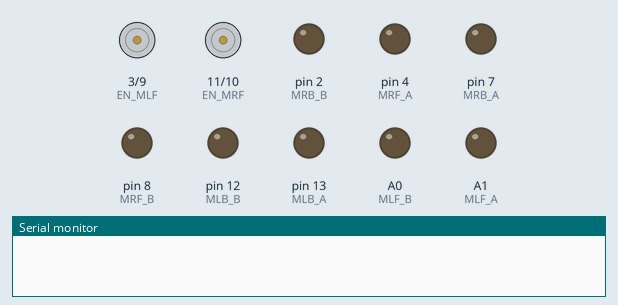
This sketch was run on a simulated Arduino Uno, built with avr-gcc and run on an emulated ATmega328P. Parts: motor-driver pin pairs drawn as motors (green arrow = first pin HIGH = forward, orange = second pin HIGH = backward, longer = more drive), output pins drawn as LEDs (lit = HIGH), the last lines printed to the serial monitor.

Above: at 0.1 s.
At 0.8 s:
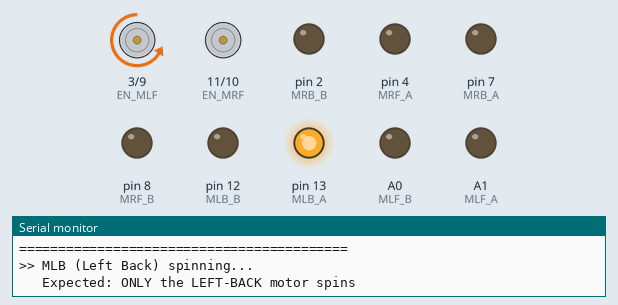
At 4.8 s:
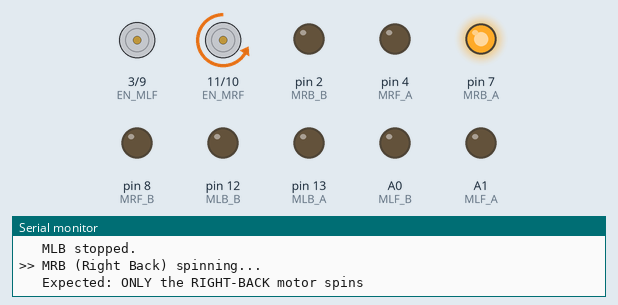
At 8.8 s:
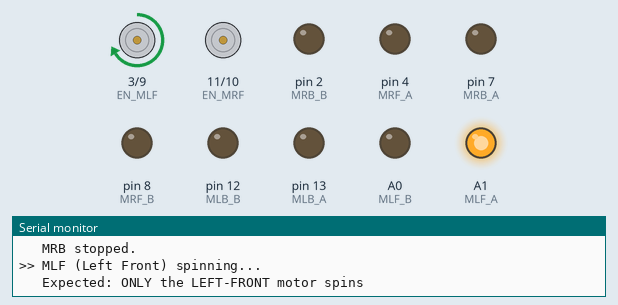
At 12.8 s:
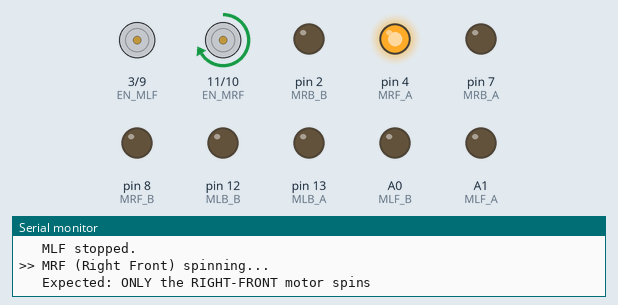
Timing chart, 0 to 17.3 s (numbered marks = the images above):
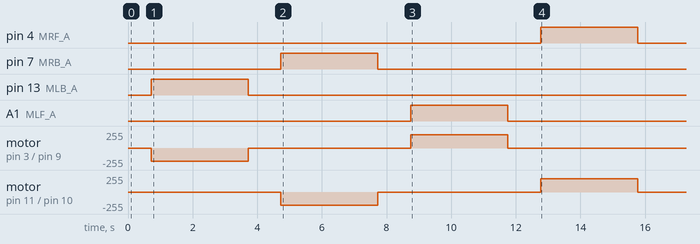

The sketch:

test3_isolation.ino
```cpp
// TEST 3: Motor Isolation
// Spins each motor ALONE for 3 seconds
// All other motors OFF -- if more than one spins, wiring is crossed
//
// REWIRED pin map:
//   MLB: EN=D9,  A=D13, B=D12  (Timer1, polarity reversed)
//   MRB: EN=D10, A=D7,  B=D2   (Timer1)
//   MLF: EN=D3,  A=A1,  B=A0   (Timer2)
//   MRF: EN=D11, A=D4,  B=D8   (Timer2)

const int EN_MLB = 9;   const int MLB_A = 13;  const int MLB_B = 12;
const int EN_MRB = 10;  const int MRB_A = 7;   const int MRB_B = 2;
const int EN_MLF = 3;   const int MLF_A = A1;  const int MLF_B = A0;
const int EN_MRF = 11;  const int MRF_A = 4;   const int MRF_B = 8;

const int allPins[] = {9,10,3,11, 13,12,7,2,A1,A0,4,8};

void allOff() {
  for (int i = 0; i < 12; i++) {
    digitalWrite(allPins[i], LOW);
  }
}

void setup() {
  Serial.begin(9600);
  for (int i = 0; i < 12; i++) {
    pinMode(allPins[i], OUTPUT);
    digitalWrite(allPins[i], LOW);
  }
  delay(500);

  Serial.println("==========================================");
  Serial.println("TEST 3: MOTOR ISOLATION");
  Serial.println("Only ONE motor should spin at a time.");
  Serial.println("If wrong motor spins -> wiring is crossed.");
  Serial.println("==========================================\n");

  // --- MLB (Left Back) ---
  Serial.println(">> MLB (Left Back) spinning...");
  Serial.println("   Expected: ONLY the LEFT-BACK motor spins");
  allOff();
  digitalWrite(MLB_A, HIGH);
  digitalWrite(MLB_B, LOW);
  analogWrite(EN_MLB, 200);
  delay(3000);
  allOff();
  Serial.println("   MLB stopped.\n");
  delay(1000);

  // --- MRB (Right Back) ---
  Serial.println(">> MRB (Right Back) spinning...");
  Serial.println("   Expected: ONLY the RIGHT-BACK motor spins");
  allOff();
  digitalWrite(MRB_A, HIGH);
  digitalWrite(MRB_B, LOW);
  analogWrite(EN_MRB, 200);
  delay(3000);
  allOff();
  Serial.println("   MRB stopped.\n");
  delay(1000);

  // --- MLF (Left Front) ---
  Serial.println(">> MLF (Left Front) spinning...");
  Serial.println("   Expected: ONLY the LEFT-FRONT motor spins");
  allOff();
  digitalWrite(MLF_A, HIGH);
  digitalWrite(MLF_B, LOW);
  analogWrite(EN_MLF, 200);
  delay(3000);
  allOff();
  Serial.println("   MLF stopped.\n");
  delay(1000);

  // --- MRF (Right Front) ---
  Serial.println(">> MRF (Right Front) spinning...");
  Serial.println("   Expected: ONLY the RIGHT-FRONT motor spins");
  allOff();
  digitalWrite(MRF_A, HIGH);
  digitalWrite(MRF_B, LOW);
  analogWrite(EN_MRF, 200);
  delay(3000);
  allOff();
  Serial.println("   MRF stopped.\n");
  delay(1000);

  Serial.println("==========================================");
  Serial.println("ISOLATION RESULT:");
  Serial.println("  PASS if each motor spun alone");
  Serial.println("  FAIL if wrong motor spun or none spun");
  Serial.println("==========================================");
}

void loop() {}
```
